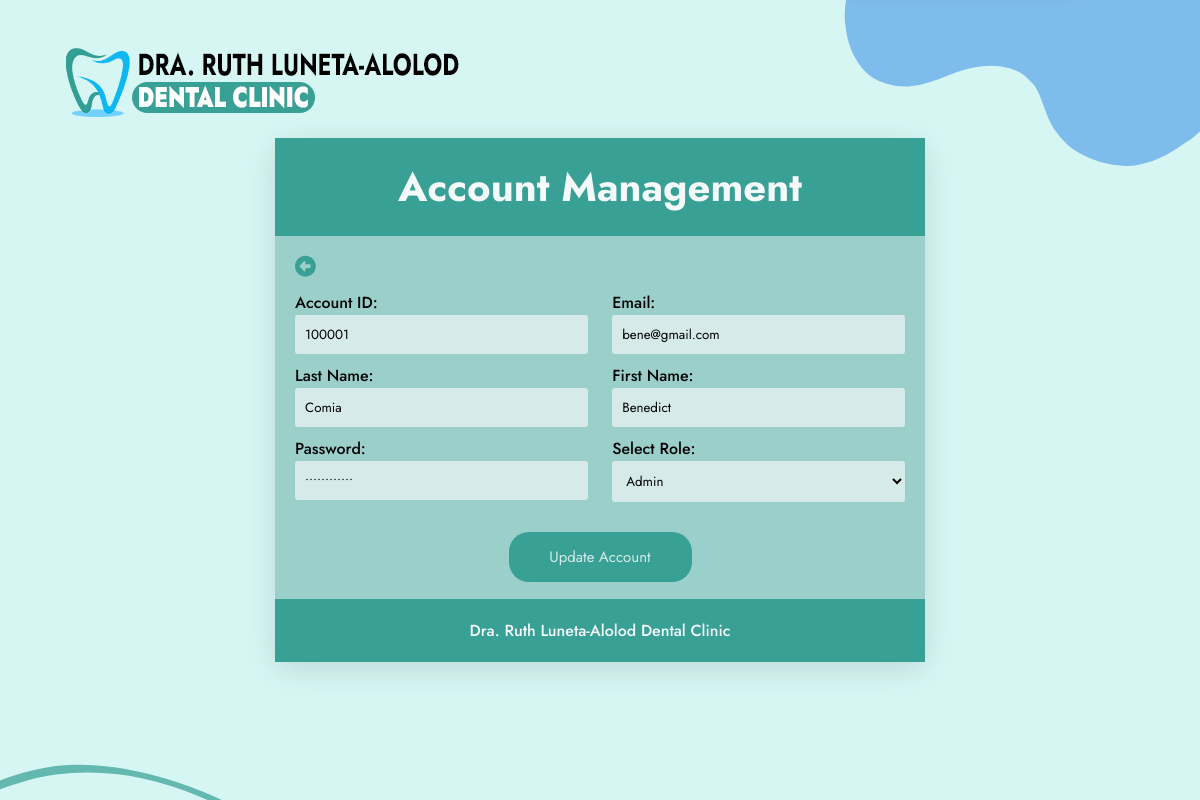
Screenshot of /pages/editAccount.php?accountID=100001 (signed in) with the database file from the repository.
### tables this page shows
CREATE TABLE `accounts` (
  `accountID` int(10) NOT NULL,
  `accFirstName` varchar(100) NOT NULL,
  `accLastName` varchar(100) NOT NULL,
  `accEmail` varchar(100) NOT NULL,
  `accPassword` varchar(20) NOT NULL,
  `accRole` varchar(20) DEFAULT NULL
);

### pages/editAccount.php (the view, shortened to what this page needs)
<?php
include("../phpFiles/dbConnect.php");
$accountID = "";
$accFirstName = "";
$accLastName = "";
$accEmail = "";
$accPassword = "";
$accRole = "";
if($_SERVER['REQUEST_METHOD'] == 'GET'){
    $accountID = $_GET['accountID'];
    $sql = "SELECT * FROM accounts WHERE accountID = $accountID";
    $result = $conn->query($sql);
    $row = $result->fetch_assoc();
        $accountID = $row["accountID"];
        $accFirstName = $row["accFirstName"];
        $accLastName = $row["accLastName"];
        $accEmail = $row["accEmail"];
        $accPassword = $row["accPassword"];
        $accRole = $row["accRole"];
}
?>
<!DOCTYPE html>
<html lang="en">
<head>
    <link rel="stylesheet" href="../styles/requestUpdate.css">
    <?php include("../pages/header.php");?>
</head>
<body>
    <div class="am-container">
        <div class="am-body">
            <div class="am-head">
                <h1>Account Management</h1>
            </div>
            <form class="am-body-box" method="post" action="editAccount.php">
                <a href="accountManagement.php"><i class="fas fa-arrow-alt-circle-left"></i></a>
                <div class="am-row">
                    <div class="am-col-6">
                        <p>Account ID: </p>
                        <input type="text" name="accountID" id="accountID" value="<?php echo $accountID; ?>" readonly>
                    </div>
                    <div class="am-col-6">
                        <p>Email: </p>
                        <input type="text" name="accEmail" id="accEmail" value="<?php echo $accEmail; ?>" readonly>
                    </div>
                     </div>
                <div class="am-row">
                    <div class="am-col-6">
                        <p>Last Name: </p>
                        <input type="text" name="accLastName" id="accLastName" value="<?php echo $accLastName; ?>"required>
                    </div>
                    <div class="am-col-6">
                        <p>First Name: </p>
                        <input type="text" name="accFirstName" id="accFirstName" value="<?php echo $accFirstName; ?>" required>
                    </div>
                </div>
                <div class="am-row">
                    <div class="am-col-6">
                        <p>Password: </p>
                        <input type="password" name="accPassword" id="accPassword" placeholder="Enter Password" pattern="^(?=.*[a-z])(?=.*[A-Z])(?=.*\d)(?=.*[@$!%*?_&])[A-Za-z\d@$!%*?_&]{8,}$"
                        title="Password must be at least 8 characters with a mix of uppercase and lowercase letters, numbers, and special characters." value="<?php echo $accPassword; ?>" required>
                    </div>
                    <div class="am-col-6">
                        <p>Select Role: </p>
                        <select name="s-select">
                            <option value="Admin" <?php echo ($accRole == 'Admin') ? 'selected' : ''; ?>>Admin</option>
                        </select>
                    </div>
                </div>
                <div class="am-row">
                    <div class="am-col-3">
                        <button type="submit" name="submit"> Update Account</button>
                    </div>
                </div>
            </form>
            <div class="am-footer">
                    <p>Dra. Ruth Luneta-Alolod Dental Clinic</p>
                </div>
        </div>
    </div>
</body>
</html>

### styles/requestUpdate.css (style rules this page uses)
* { margin: 0; padding: 0; box-sizing: border-box; font-family: 'Jost', sans-serif; }
:root { --green: #39a096; --lightblue: #a0cad8; --white: #f4f4f4; --darkwhite: #f4fafa; }
body { font-family: "Poppins", sans-serif; }
h1 { font-size: 40px; color: #f4fafa; }
.am-container { display: flex; justify-content: center; align-items: center; width: 100%; min-height: 100vh; overflow-y: auto; padding: 20px 16px; background-image: url("../images/dental-background.png"); }
.am-body { width: 650px; background-color: #9bcfca; border-radius: 15px; box-shadow: rgba(100, 100, 111, 0.2) 0px 7px 29px 0px; }
input, textarea, select { width: 100%; background-color: #d6ebe9; border: none; outline: none; padding: 10px; margin-top: 1px; resize: none; border-radius: 3px; }
.am-head { background-color: #38a095; padding: 20px 10px; text-align: center; color: #f4fafa; }
.am-footer { background-color: #38a095; padding: 20px 10px; text-align: center; color: #f4fafa; }
.am-row { display: flex; justify-content: space-between; padding: 5px 0; }
.am-col-3 { width: 100%; display: flex; justify-content: center; }
.am-col-6 { width: 48%; }
.am-body-box { padding: 20px; }
p, label { font-weight: 500; color: #040404 }
.am-footer>p { color: #f4fafa; }
button { width: 30%; height: 80%; background-color: #38a095; color: #d6ebe9; border: none; outline: none; padding: 10px; margin-top: 20px; resize: none; border-radius: 20px; font-size: 15px; }
i { font-size: 1.3rem; color: #38a095; margin-bottom: 10px; }

### rows the page displays
accounts: accountID "100001", accEmail "bene@gmail.com", accLastName "Comia", accFirstName "Benedict", s-select "Admin"
